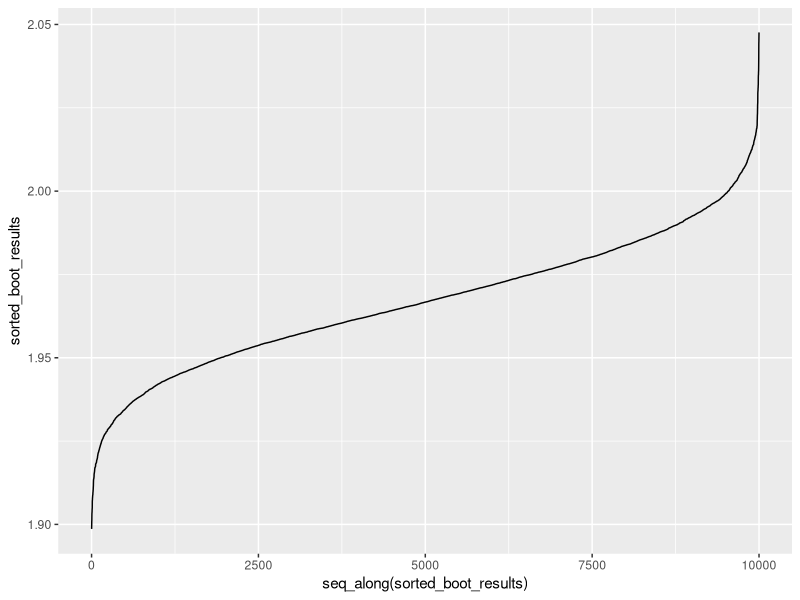
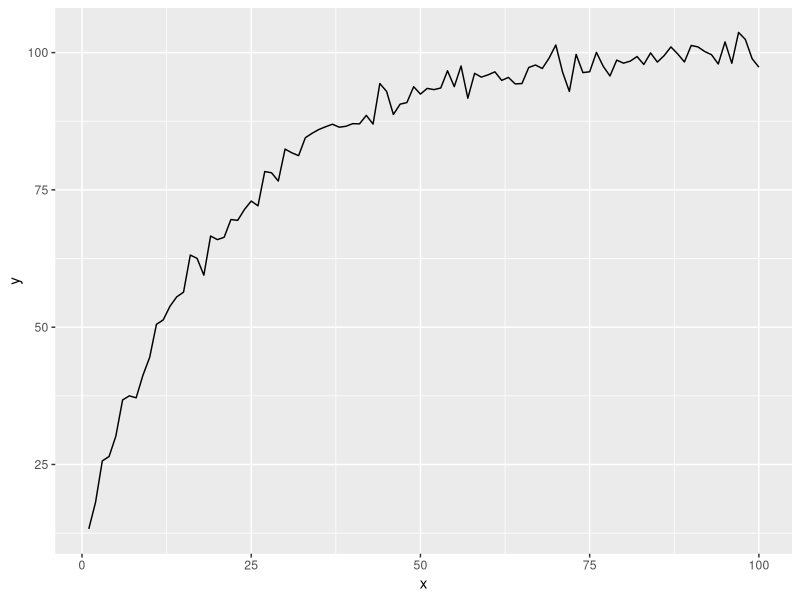

Reproduce these figures in R, in order. (Note: this script raises an error after producing the figures.)
# I used co-pilot to program some these examples. In particular, since I am new
# to using R, but have a lot of experience in another language, I used the
# "chat" functionality to help translate code snippets. It also helped me
# understand how "boot" works, suggested ideas for datasets to use in examples
# and helped correct string formatting issues and debug broadcasting errors.

library(boot)
library(ggplot2)

# Function to calculate the mean:
calc_mean <- function(data, indices) {
  return(mean(data[indices]))
}

# Generate a non-Gaussian distribution
set.seed(2024)
data <- rexp(10000, rate = 0.5)

# First, the jackknife:

jackknife_estimates <- numeric(length(data))

# Jackknife sampling where $\theta$ is the mean
for (i in seq_along(data)) {
  jackknife_estimates[i] <-
    calc_mean(data, -i)
}

# Calculate the jackknife estimate and standard error:
jackknife_estimate <- mean(jackknife_estimates)

jackknife_se <-
    sqrt((length(data) - 1) *
        mean((jackknife_estimates - jackknife_estimate)^2))

# Calculate the jackknife bias
jackknife_bias <- jackknife_estimate - calc_mean(data)

# Print the jackknife estimate, standard error and bias:
cat(paste("Estimate: ", calc_mean(data), "\n",
          "Jackknife estimate: ", jackknife_estimate, "\n",
          "Jackknife SE: ", jackknife_se, "\n",
          "Jackknife bias: ", jackknife_bias, "\n", sep = ""))


# Using Jackknife to assess an OLS model

# Use library(MASS) to access the mtcars dataset
library(MASS)

# Define the model
model <- lm(mpg ~ hp + wt, data = mtcars)
model_summary <- summary(model)

# Define a function to calculate the OLS coefficients
calc_coef <- function(data, indices) {
    model <- lm(mpg ~ hp + wt, data = mtcars[indices, ])
    return(list(coef(model), summary(model)$r.squared))
}

# Initialize a matrix to store the jackknife estimates
jackknife_estimates <- matrix(nrow = nrow(mtcars),
                              ncol = length(coef(model)) + 1)

# Perform jackknife resampling
for (ii in seq_along(mtcars[, 1])) {
    jackknife_estimates[ii, ] <- unlist(calc_coef(mtcars, -i))
}

# Calculate the jackknife estimate, se and bias
jackknife_estimate <- colMeans(jackknife_estimates)
jackknife_se <- sqrt((nrow(mtcars) - 1) *
    colMeans((t(t(jackknife_estimates) - jackknife_estimate))^2))
jackknife_bias <- jackknife_estimate -
    unlist(list(coef(model), model_summary$r.squared))

# Print the original OLS coefficients, the jackknife estimates, jacknife SE,
# and jackknife bias
for (ii in seq_along(coef(model[1]))) {
    cat(paste(
        "Coefficient: ", names(coef(model)[ii]), "\n",
        "Estimate: ", toString(coef(model)[ii]), "\n",
        "Jackknife estimate: ", toString(jackknife_estimate[ii]), "\n",
        "Jackknife SE: ", jackknife_se[ii], "\n",
        "Jackknife bias: ", jackknife_bias[ii], "\n", sep = ""))
}

ii <- ii + 1
cat(paste(
    "R^2:", "\n",
    "Estimate: ", toString(model_summary$r.squared), "\n",
    "Jackknife estimate: ", toString(jackknife_estimate[ii]), "\n",
    "Jackknife SE: ", jackknife_se[ii], "\n",
    "Jackknife bias: ", jackknife_bias[ii], "\n", sep = ""))


######################################################################
# Bootstrapping

# Use the boot function to perform bootstrapping
boot_results <- boot(data, calc_mean, R = 10000)

sorted_boot_results <- sort(boot_results$t)

# Plot sorted results with ggplot
ggplot(data.frame(sorted_boot_results),
    aes(x=seq_along(sorted_boot_results),
    y = sorted_boot_results)) +
    geom_line()

# Calculate standard error (central 68% of the distribution ):

ci <- quantile(sorted_boot_results, c(0.16, 0.84))
std_err <- 0.5 * (ci[2] - ci[1])
cat(paste(
    "Standard Error of the Mean: ", std_err, "\n"))

# Calculate standard error (std of the distribution):
std_err <- sd(sorted_boot_results)
cat(paste(
    "Standard Error of the Mean: ", std_err, "\n"))

# Calculate 95% CI:
ci <- quantile(sorted_boot_results, c(0.025, 0.975))

cat(paste(
    "95% Confidence Interval: ", ci[1], ci[2], "\n"))

# Define a non-linear model function
nonlinear_model <- function(x, alpha, beta, kappa) {
    alpha - (alpha - beta) * exp(- x / kappa)
}


# Generate some sample data
set.seed(123)
x <- seq(1, 100, length.out = 100)
y <- nonlinear_model(x, 100, 10, 20) + rnorm(length(x), mean = 0, sd = 2)

ggplot(data.frame(x = x, y = y), aes(x = x, y = y)) +
    geom_line()

# Define the function to estimate the parameters using the non-linear model
estimate_parameters <- function(data, indices) {
    x <- data$X[indices]
    y <- data$Y[indices]
    fit <- nls(
        y ~ nonlinear_model(x, alpha, beta, kappa),
             start = list(
                alpha = 100, beta = 10, kappa = 20))
    coef(fit)
}

# Perform bootstrap estimation
boot_results <- boot(
    data = data.frame(X = x, Y = y),
    statistic = estimate_parameters, R = 10000)

# Get the bootstrap estimates of the parameters
bootstrap_estimates <- boot_results$t

# Calculate the variance of the bootstrap estimates
variance_estimates <- apply(bootstrap_estimates, 2, var)

# Calculate the confidence intervals for the parameters
conf_intervals <- boot.ci(boot_results,
                          conf=0.95,
                          type = "prec")
print(conf_intervals)
